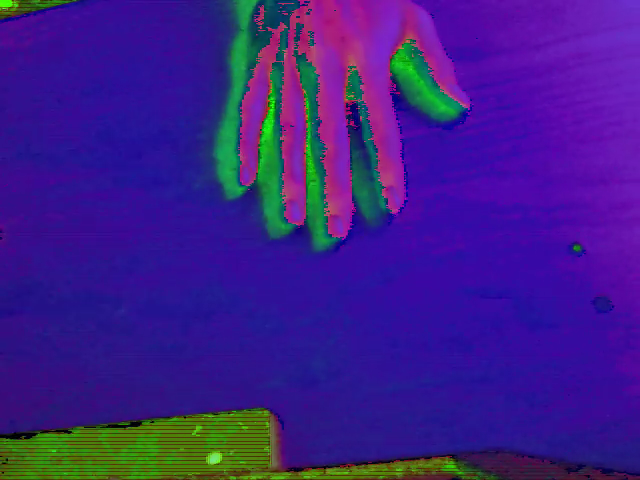
#> input picture frame 19 of Images/Hsv60-Example.mp4, 640 x 480 px, given in place of the camera
$ python generateTrainingData.py
#> lines starting #> are read from the running program, lines starting #| are printed output that depends on the picture; after the words box and inside, x2 and y2 are one past the last pixel; in counts of white or black regions, pixels touching at a corner belong together
### findDot.py
import cv2
import numpy as np

hue = 0
sat = 0
val = 0

hueVar = 0
satVar = 0
valVar = 0

def readColorSettings():
    global hue,sat,val,hueVar,satVar,valVar
    import colorSettings
    settings = colorSettings.colorSettings()
    hue,sat,val = settings["hue"],settings["sat"],settings["val"]
    hueVar,satVar,valVar = settings["hueVar"],settings["satVar"],settings["valVar"]

def writeColorSettings():
    import os
    settingsFile = "def colorSettings(): \n  return {"
    settingsFile = settingsFile + f"'hue':{hue}, \n  'sat':{sat}, \n  'val':{val}, \n  'hueVar':{hueVar}, \n  'satVar':{satVar}, \n  'valVar':{valVar}" + "}"

    f = open("colorSettings.py","w")
    f.write(settingsFile)
    f.close()

readColorSettings()

def extractMass(img,lower=False):
    (contours, hierarchy) = cv2.findContours(img, cv2.RETR_TREE, cv2.CHAIN_APPROX_SIMPLE)

    areas = []

    for j in range(0,len(contours)):
        area = cv2.contourArea(contours[j]);
        moments = cv2.moments(contours[j]);
        if moments["m00"] > 0:
            x = moments["m10"]/moments["m00"]
            y = moments["m01"]/moments["m00"]
            position = (round(x),round(y))
            areas.append({'area':area, 'position':position})

    def ar(x):
        return x['area']
    def pos(x):
        return x['position'][1]

    areas.sort(key=ar,reverse=True)
    if (lower):
        areas.sort(key=pos,reverse=True)

    if len(areas) > 0:
        return areas[0]["position"]

    return (-100,-100)

def changeHue(x):
    global hue
    hue = x

def changeSat(x):
    global sat
    sat = x

def changeVal(x):
    global val
    val = x

def changeHueVar(x):
    global hueVar
    hueVar = x

def changeSatVar(x):
    global satVar
    satVar = x

def changeValVar(x):
    global valVar
    valVar = x

def adjustCenterPoint():
    topWebcam = cv2.VideoCapture(2)
    bottomWebcam = cv2.VideoCapture(0)
    cv2.imshow("blueDots",np.zeros((10,10)))
    cv2.createTrackbar('Hue','blueDots',hue,255,changeHue)
    cv2.createTrackbar('Sat','blueDots',sat,255,changeSat)
    cv2.createTrackbar('Val','blueDots',val,255,changeVal)
    cv2.createTrackbar('Hue-Variance','blueDots',hueVar,255,changeHueVar)
    cv2.createTrackbar('Sat-Variance','blueDots',satVar,255,changeSatVar)
    cv2.createTrackbar('Val-Variance','blueDots',valVar,255,changeValVar)

    while True:
        isTrue,topFrame = topWebcam.read()
#> topFrame is the input picture: shape (480, 640, 3); mean B, G, R 136.3, 30.1, 62
        isTrue,bottomFrame = bottomWebcam.read()

        rubbish,heightCenter = findDotCenter(bottomFrame,testing=True,lower=True)
        editedFrame,center = findDotCenter(topFrame,testing=True)

        cv2.imshow("BottomFrame",rubbish)


        print("Adjusting:",center,heightCenter)

        key = cv2.waitKey(1)
        if key == ord('q') or key == 27:
            break

    writeColorSettings()

    topWebcam.release()
    bottomWebcam.release()

    cv2.destroyAllWindows()

    return center,heightCenter

def findDotCenter(img,testing=False,lower=False):

    # Konvertiere Kamera-Feed in HSV-Format
#> called with testing = True, lower = True
    imgHSV = cv2.cvtColor(img,cv2.COLOR_BGR2HSV)
#> imgHSV: shape (480, 640, 3); mean H, S, V 121.7, 223.4, 147.4

    # Extrahiere den gesuchten Punkt aus dem Bild
    blueDots = cv2.inRange(imgHSV, (hue-hueVar,sat-satVar,val-valVar),(hue+hueVar,sat+satVar,val+valVar))
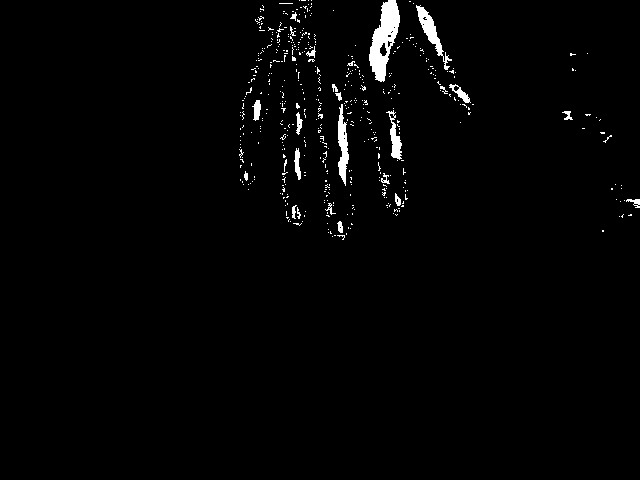
#> blueDots: shape (480, 640); 1.7% white; 484 white regions (459 under 20 px)

    if testing:
        cv2.imshow("blueDots",blueDots)

    center = extractMass(blueDots,lower)
#> in extractMass, `(contours, hierarchy) = cv2.findContours(img, cv2.RETR_TREE, cv2.CHAIN..`: contours = 516 contours, 497 with area under 20; largest, box (x1, y1, x2, y2) and area: (369, 0, 400, 82) 1339, (416, 5, 452, 70) 466, (338, 104, 349, 186) 432, (386, 110, 402, 160) 264, (449, 84, 471, 103) 130
#> the loop in extractMass, `for j in range(0,len(contours)):` made 516 passes
#> (area, x, y, position) on passes 14, 43, 47, 60, 71, 117, 149: (37.5, 339.8, 226.7, (340, 227)), (25, 293.3, 211.4, (293, 211)), (20, 329.7, 208, (330, 208)), (44, 634.8, 201.8, (635, 202)), (38, 397.4, 200, (397, 200)), (23.5, 384.5, 179.4, (385, 179)), (98.5, 297.1, 163.6, (297, 164))
#> after the loop in extractMass, `for j in range(0,len(contours)):`: areas = 160 items
#> center = (341, 236)

    # Center an der richtigen Stelle
    cv2.circle(img,center,6,(200,200,0),thickness=-1)

    # Generiere überdeckenden Kreis in Hautfarbe
    innerRadius = 7
    outerRadius = 9

    mask = np.zeros(img.shape,'uint8')
    mask = cv2.cvtColor(mask,cv2.COLOR_RGB2GRAY)
    cv2.circle(mask,center,outerRadius,255,thickness=-1)
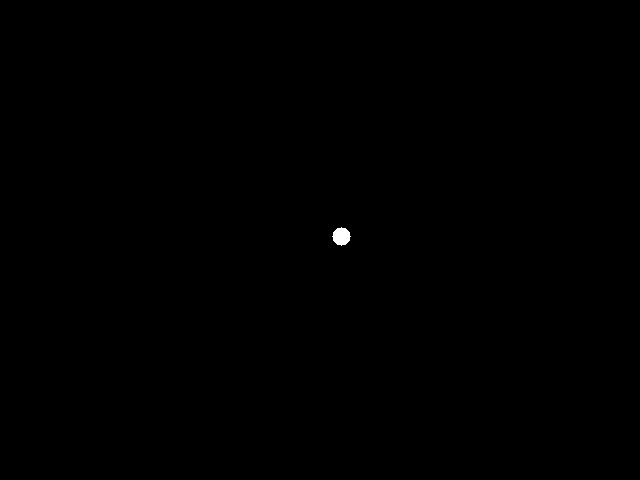
#> mask: shape (480, 640); 0.08% white; 1 white region, box (x1, y1, x2, y2) and area: (332, 227, 351, 246) 253
    cv2.circle(mask,center,innerRadius,0,thickness=-1)
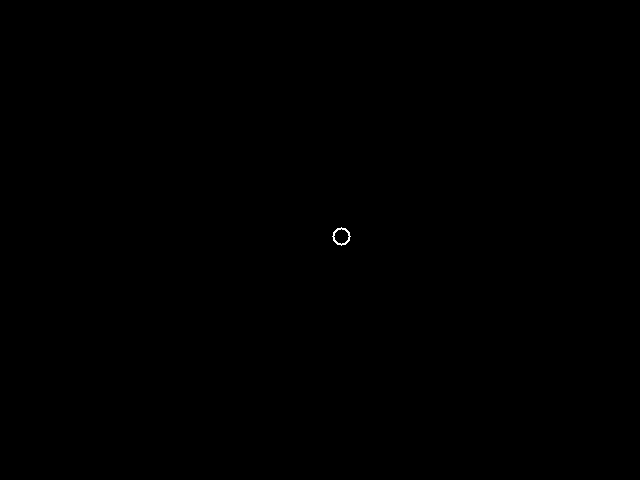
#> mask: shape (480, 640); 0.03% white in thin lines or dots, all inside (x1, y1, x2, y2) = (332, 227, 351, 246)

    skinColor = cv2.mean(img,mask)
#> skinColor = (142.8, 29.72, 76.12, 0)
    cv2.circle(img,center,int(innerRadius*0.5+outerRadius*0.5),skinColor,-1)
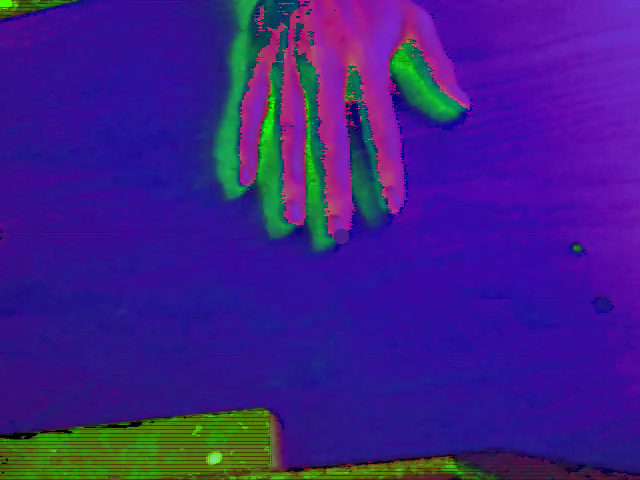
#> img: shape (480, 640, 3); mean B, G, R 136.3, 30.1, 62
    if testing:
        cv2.imshow("Without dot",img)

    return img,center


# [2 lines that do not run on import are left out]


### colorSettings.py
def colorSettings():
  return {'hue':168,
  'sat':248,
  'val':216,
  'hueVar':31,
  'satVar':170,
  'valVar':40}

### distance.py
def distance(firstTuple, secondTuple):
    if len(firstTuple) == 2 and len(secondTuple) == 2:
        dx = firstTuple[0] - secondTuple[0]
        dy = firstTuple[1] - secondTuple[1]
        return abs(dx + dy*2)

### generateTrainingData.py
import os
import cv2
import time
import numpy as np
import findDot
import distance
import compressors
import skvideo.io

compressor = "hsv160"
datasetName = "Hsv160"

lastCenterPoint,lastHeightCenter = findDot.adjustCenterPoint()
#> in adjustCenterPoint, `rubbish,heightCenter = findDotCenter(bottomFrame,testing=True,lower=Tr..`: heightCenter = (341, 236)
#> call 2 of findDotCenter, with testing = True, lower = False
#> the loop in extractMass (call 2), `for j in range(0,len(contours)):` made 516 passes
#> in findDotCenter (call 2), `center = extractMass(blueDots,lower)`: center = (384, 39)
#> in findDotCenter (call 2), `cv2.circle(mask,center,outerRadius,255,thickness=-1)`:
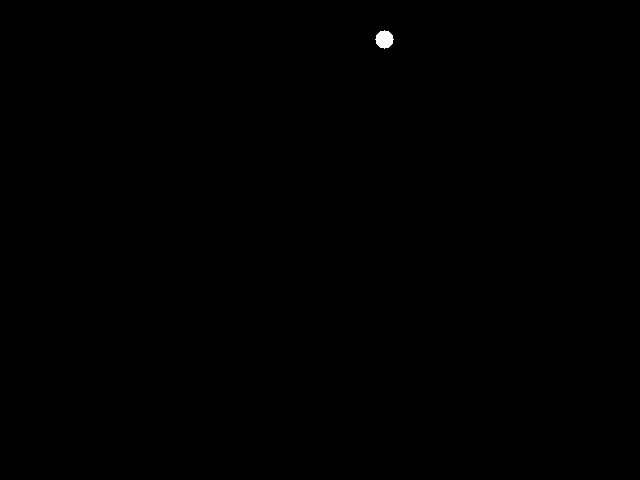
#> mask: shape (480, 640); 0.08% white; 1 white region, box (x1, y1, x2, y2) and area: (375, 30, 394, 49) 253
#> in findDotCenter (call 2), `cv2.circle(mask,center,innerRadius,0,thickness=-1)`:
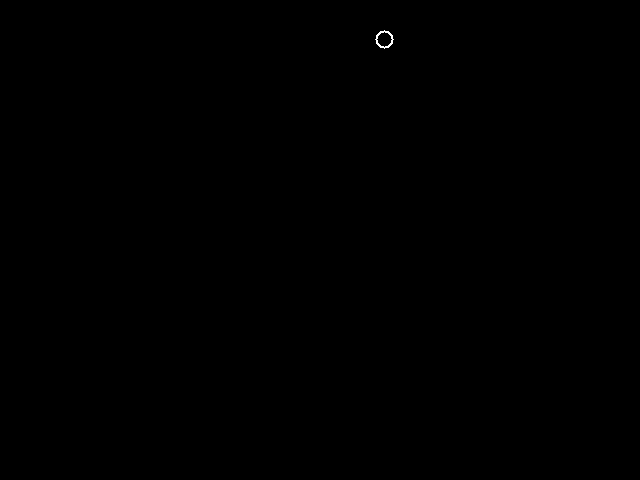
#> mask: shape (480, 640); 0.03% white in thin lines or dots, all inside (x1, y1, x2, y2) = (375, 30, 394, 49)
#> in findDotCenter (call 2), `skinColor = cv2.mean(img,mask)`: skinColor = (194.3, 34.43, 127.3, 0)
#> in findDotCenter (call 2), `cv2.circle(img,center,int(innerRadius*0.5+outerRadius*0.5),skinColor,-1)`: img: shape (480, 640, 3); mean B, G, R 136.3, 30.1, 62
#> in adjustCenterPoint, `editedFrame,center = findDotCenter(topFrame,testing=True)`: center = (384, 39)
#| Adjusting: (384, 39) (341, 236)
#> (key q is pressed here)
#> lastCenterPoint = (384, 39); lastHeightCenter = (341, 236)


top = cv2.VideoCapture(2)
bottom = cv2.VideoCapture(0)

startTime = time.time()
dauer = 30

frames = []
centerPoints = []

while time.time() - startTime < dauer:

    # Read from Camera, find Blue CenterPoint
    istrue,topFrame = top.read()
    istrue,bottomFrame = bottom.read()
    if not istrue:
        break

    editedFrame,center = findDot.findDotCenter(topFrame, testing=False)
    rubbish, heightCenter = findDot.findDotCenter(bottomFrame,testing=True,lower=True)
    editedFrame = cv2.circle(editedFrame,lastCenterPoint,5,(0,200,100),-1)
#> editedFrame: shape (480, 640, 3); mean B, G, R 136.3, 30.2, 62
    bottomFrame = cv2.circle(bottomFrame,lastHeightCenter,5,(0,200,100),-1)
#> bottomFrame: shape (480, 640, 3); 0.03% of pixels changed, all inside (x1, y1, x2, y2) = (336, 231, 347, 242)

    cv2.imshow("editedFrame",editedFrame)
    cv2.imshow("bottomFrame",cv2.resize(bottomFrame,(320,240)))
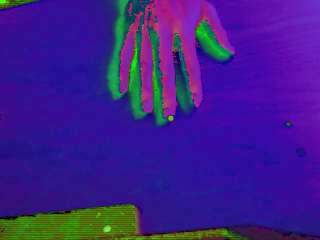
#> window 'bottomFrame': shape (240, 320, 3); mean B, G, R 136.4, 30.3, 62.1

    print(time.time()-startTime,center,heightCenter,distance.distance(lastCenterPoint,center),distance.distance(lastHeightCenter,heightCenter))

    if distance.distance(lastCenterPoint,center) > 60 or distance.distance(lastHeightCenter,heightCenter)> 40 or center[0] == -100:
        print("Invalid position calculated.\n")
        cv2.waitKey(1)
        continue

    # Add Frame without Point and found Centerpoint to their arrays
    frames.append(editedFrame)
    centerPoints.append([center[0],center[1],heightCenter[1]])

    lastCenterPoint = center
    lastHeightCenter = heightCenter
    cv2.waitKey(1)

frames = compressors.compressVideo(frames,compressor=compressor)

# Some Report
print(str(frames.shape[0]) + " Pictures taken \n")
print(frames.shape)

fileName = 'Datasets/'+datasetName+"/"+time.strftime("%m-%d--%H:%M.%S",time.localtime()) + "-"+str(frames.shape[0])

skvideo.io.vwrite(fileName+".mp4",frames)
np.save(fileName+".npy",centerPoints)

cv2.destroyAllWindows()

$ run again, starting later in the video
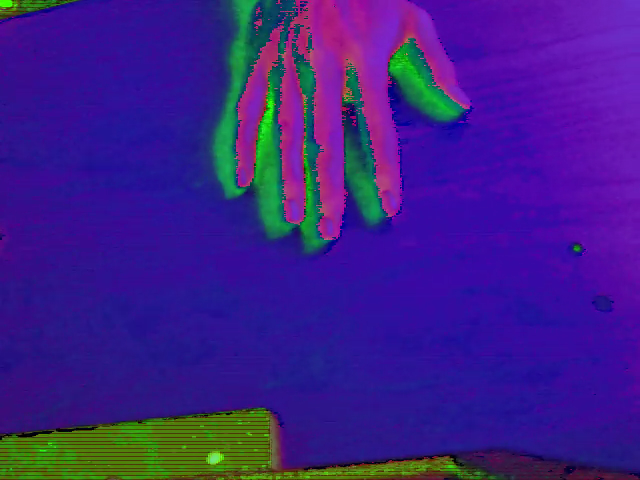
#> input picture frame 88 of Images/Hsv60-Example.mp4, 640 x 480 px, given in place of the camera
#> in adjustCenterPoint, topFrame is the input picture: shape (480, 640, 3); mean B, G, R 136.5, 30.2, 61.5
#> imgHSV: shape (480, 640, 3); mean H, S, V 121.3, 223.4, 147.5
#> in findDotCenter, `blueDots = cv2.inRange(imgHSV, (hue-hueVar,sat-satVar,val-valVar),(hue..`:
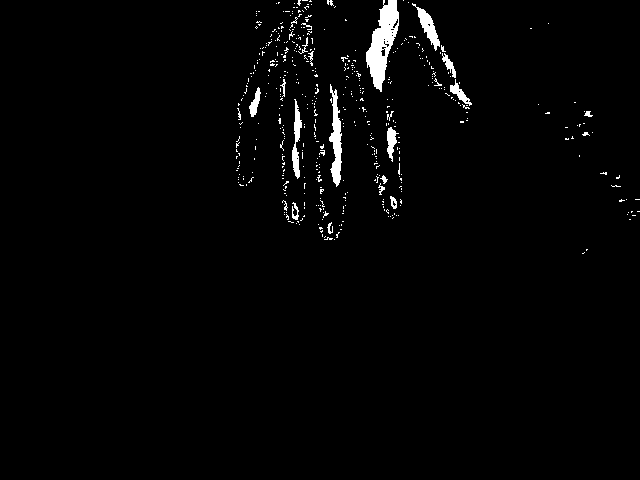
#> blueDots: shape (480, 640); 1.9% white; 476 white regions (451 under 20 px)
#> contours = 503 contours, 488 with area under 20; largest, box (x1, y1, x2, y2) and area: (366, 0, 399, 92) 1476, (329, 84, 342, 187) 595, (412, 3, 440, 51) 359, (292, 99, 302, 179) 302, (387, 127, 399, 162) 177
#> the loop in extractMass, `for j in range(0,len(contours)):` made 503 passes
#> (area, x, y, position) on passes 58, 71, 108: (35, 295, 212.2, (295, 212)), (48, 393.3, 202.2, (393, 202)), (21, 383.9, 178.9, (384, 179))
#> after the loop in extractMass, `for j in range(0,len(contours)):`: areas = 169 items
#> in findDotCenter, `center = extractMass(blueDots,lower)`: center = (586, 249)
#> skinColor = (148, 22.22, 70.25, 0)
#> heightCenter = (586, 249)
#> the loop in extractMass (call 2), `for j in range(0,len(contours)):` made 503 passes
#> in adjustCenterPoint, `editedFrame,center = findDotCenter(topFrame,testing=True)`: center = (382, 42)
#| Adjusting: (382, 42) (586, 249)
#> lastHeightCenter = (586, 249)
#> editedFrame: shape (480, 640, 3); mean B, G, R 136.5, 30.3, 61.5
#> bottomFrame: shape (480, 640, 3); mean B, G, R 136.5, 30.3, 61.5
#> `cv2.imshow("bottomFrame",cv2.resize(bottomFrame,(320,240)))`:
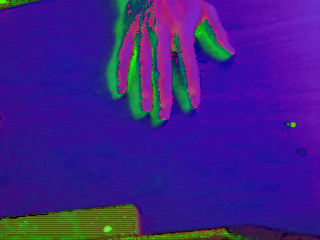
#> window 'bottomFrame': shape (240, 320, 3); mean B, G, R 136.6, 30.4, 61.7

$ run again, starting later in the video
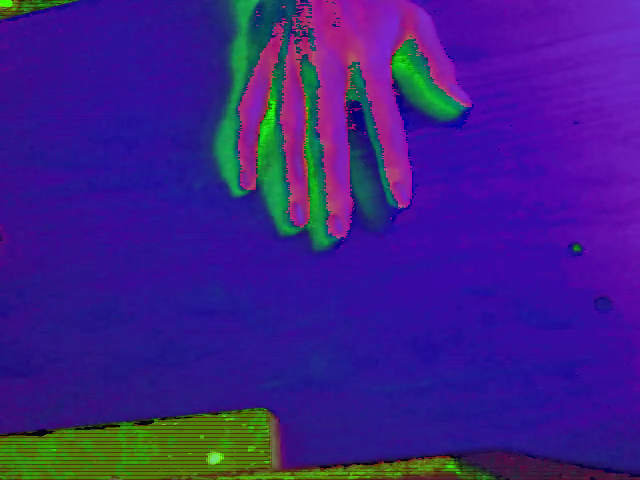
#> input picture frame 156 of Images/Hsv60-Example.mp4, 640 x 480 px, given in place of the camera
#> in adjustCenterPoint, topFrame is the input picture: shape (480, 640, 3); mean B, G, R 136.6, 30.3, 61
#> imgHSV: shape (480, 640, 3); mean H, S, V 121.4, 223.4, 147.7
#> in findDotCenter, `blueDots = cv2.inRange(imgHSV, (hue-hueVar,sat-satVar,val-valVar),(hue..`:
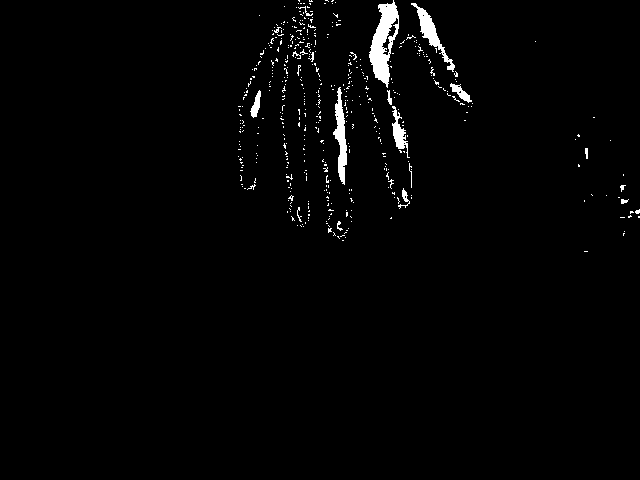
#> blueDots: shape (480, 640); 1.7% white; 477 white regions (459 under 20 px)
#> contours = 494 contours, 485 with area under 20; largest, box (x1, y1, x2, y2) and area: (369, 0, 399, 88) 1372, (333, 87, 347, 185) 568, (411, 3, 455, 72) 526, (392, 106, 410, 158) 262, (381, 17, 399, 56) 188
#> the loop in extractMass, `for j in range(0,len(contours)):` made 494 passes
#> (area, x, y, position) on pass 78: (46, 404.1, 196.5, (404, 197))
#> after the loop in extractMass, `for j in range(0,len(contours)):`: areas = 169 items
#> in findDotCenter, `center = extractMass(blueDots,lower)`: center = (338, 236)
#> skinColor = (135.6, 37.45, 74.6, 0)
#> heightCenter = (338, 236)
#> the loop in extractMass (call 2), `for j in range(0,len(contours)):` made 494 passes
#> in adjustCenterPoint, `editedFrame,center = findDotCenter(topFrame,testing=True)`: center = (384, 41)
#| Adjusting: (384, 41) (338, 236)
#> lastHeightCenter = (338, 236)
#> editedFrame: shape (480, 640, 3); mean B, G, R 136.6, 30.3, 61
#> bottomFrame: shape (480, 640, 3); mean B, G, R 136.6, 30.3, 61
#> `cv2.imshow("bottomFrame",cv2.resize(bottomFrame,(320,240)))`:
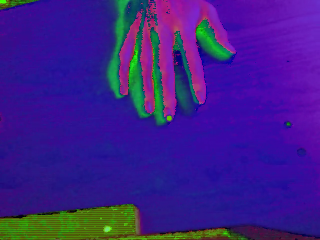
#> window 'bottomFrame': shape (240, 320, 3); mean B, G, R 136.7, 30.5, 61.2
